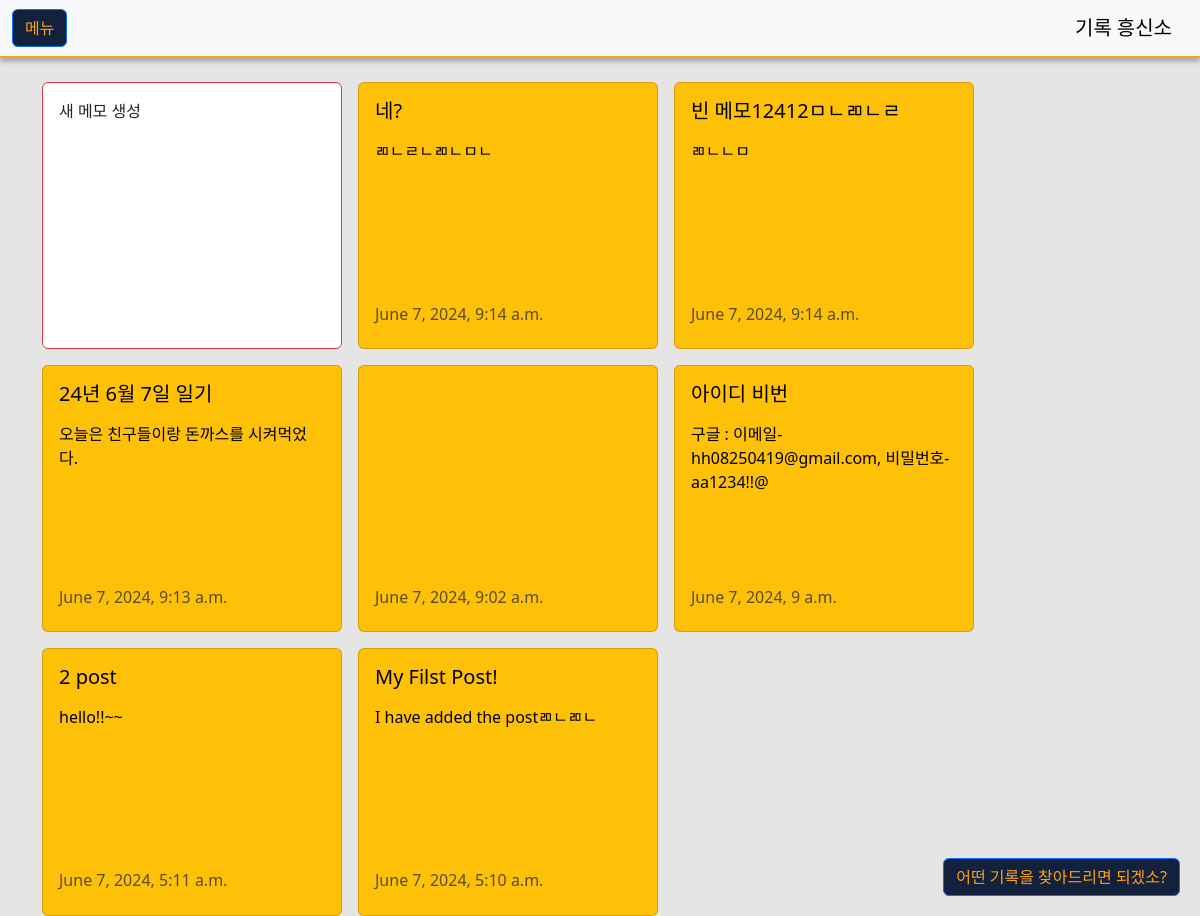
Before: / with the older database file.
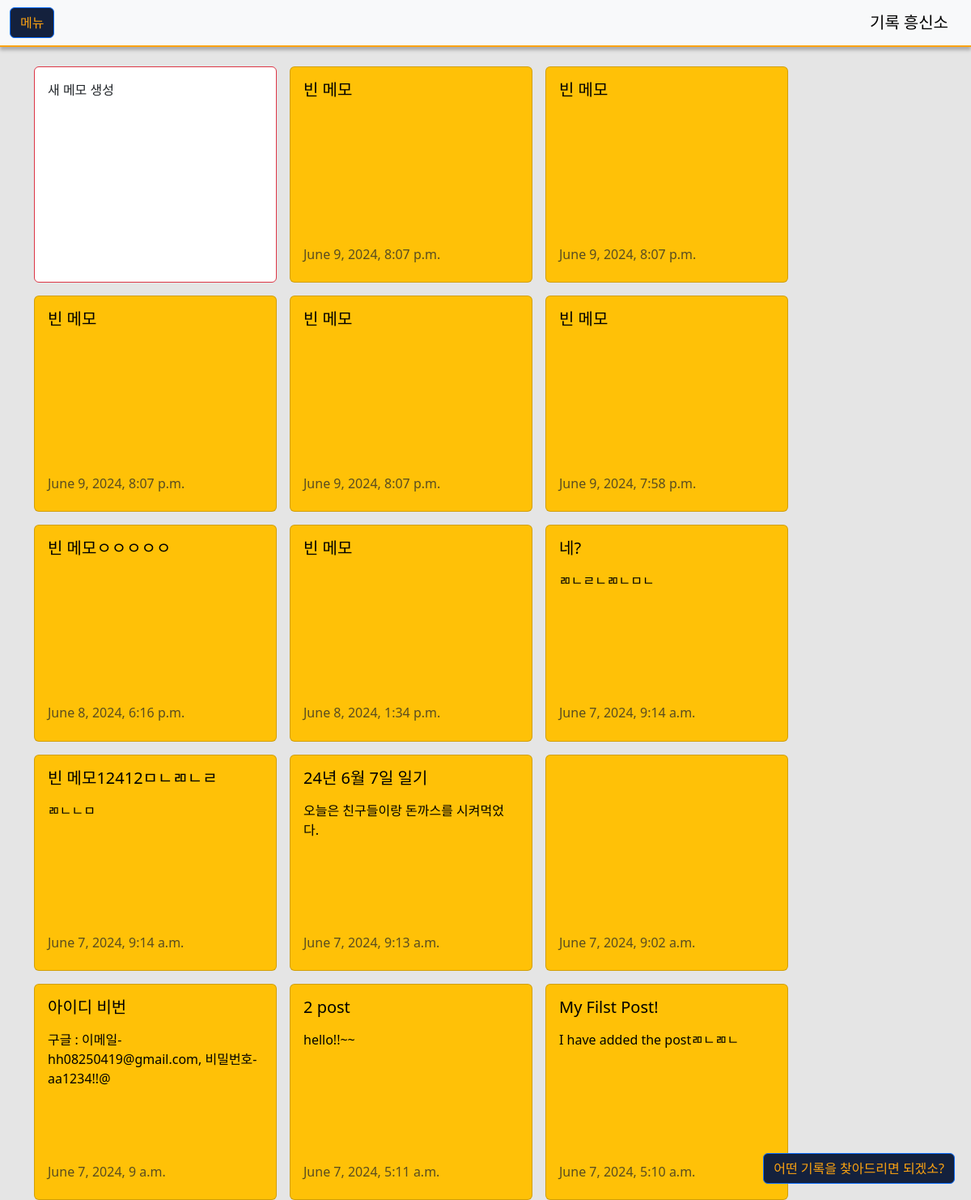
After: the same page with the newer database file.
### post/models.py (models this page shows, shortened)
class Post(models.Model):
    title = models.CharField(max_length=75)
    content = models.TextField()
    date = models.DateTimeField(auto_now_add=True)

### post/views.py (the view)
# urls.py: path('', views.read_post),
def read_post(request):
    posts = Post.objects.order_by('-date').all()
    return render(request, 'home.html', {"posts": posts})

### templates/home.html (shortened to what this page needs)
{% extends 'layout.html' %}
{%block content %}
<div class = "home">
    <div class="container mt-4">
        <div class="card-container">
            <div class="card border-danger create-note-card" id = "create_note">
                <div class="card-body">
                    <p class="card-text">새 메모 생성</p>
                </div>
            </div>
            {% for post in posts %}
            <a href="/post/{{post.id}}" class="card text-bg-warning">
                <div class="card-body">
                    <h5 class="card-title">{{ post.title }}</h5>
                    <p class="card-text">{{ post.content }}</p>
                    <h6 class="card-subtitle mb-2 text-muted">{{ post.date }}</h6>
                </div>
            </a>
            {% endfor %}
        </div>
    </div>
</div>
{%endblock%}

### templates/layout.html (shortened to what this page needs)
<!DOCTYPE html>
{% load static %}
<html lang="en">
<head>
    <link href="https://cdn.jsdelivr.net/npm/bootstrap@5.3.3/dist/css/bootstrap.min.css"
          rel="stylesheet"
>
    <link rel="stylesheet" href="{% static 'css/style.css'%}"/>
</head>
<body>
<div class="container-fluid">
    <div class="row">
        <div class="col content custom-col" id="content">
            <nav class="navbar navbar-expand-lg bg-body-tertiary custom-nav">
                <div class="container-fluid d-flex justify-content-between">
                    <button class="btn btn-primary custom-btn" type="button" id="sidebarToggle">
                        메뉴
                    </button>
                    <a class="navbar-brand" href=" " style="font-family: 'Diphylleia',serif;">기록 흥신소</a>
                </div>
            </nav>
            <div class="main_content">
                <main>{% block content %} {% endblock %}</main>
            </div>
        </div>
    </div>
    <button class="btn btn-primary chat-btn custom-btn" id="chatToggle">
        어떤 기록을 찾아드리면 되겠소?
    </button>
</div>
</body>
</html>

### static/css/style.css (style rules this page uses)
html, body { height: 100%; padding: 0; margin: 0; background-color: #E5E5E5; }
.custom-nav { align-items: flex-end; align-content: stretch; background: #E5E5E5; border-bottom: 2px solid #FCA311; box-shadow: 0 4px 4px 0 rgba(0, 0, 0, 0.25); }
.card-container { display : flex; flex-wrap: wrap; gap : 16px; justify-content: flex-start; }
.card { flex : 0 0 auto; width: 300px; text-decoration: none; color : inherit; }
.card-body { display: flex; flex-direction: column; }
.card-title { flex: 0 1 auto; margin-bottom : 16px; }
.card-text { flex: 1 1 auto; min-height: 150px; }
.card-subtitle { flex: 0 1 auto; margin-top: auto; }
.content { margin-left : 0; transition : margin-left 0.3s ease; }
.navbar-brand, .nav-link { text-decoration: none; }
.chat-btn { position: fixed; bottom: 20px; right: 20px; z-index: 1000; color : #FCA311; }
.custom-col { padding : 0; }
.custom-btn { background : #14213D; color : #FCA311; }
.card { transition: transform 0.3s ease, box-shadow 0.3s ease; }

Changed rows visible on the page:
added Post: title "빈 메모", date "June 9, 2024, 8:07 p.m."
added Post: title "빈 메모", date "June 9, 2024, 8:07 p.m."
added Post: title "빈 메모", date "June 9, 2024, 8:07 p.m."
added Post: title "빈 메모", date "June 9, 2024, 8:07 p.m."
added Post: title "빈 메모", date "June 9, 2024, 7:58 p.m."
added Post: title "빈 메모ㅇㅇㅇㅇㅇ", date "June 8, 2024, 6:16 p.m."
added Post: title "빈 메모", date "June 8, 2024, 1:34 p.m."
